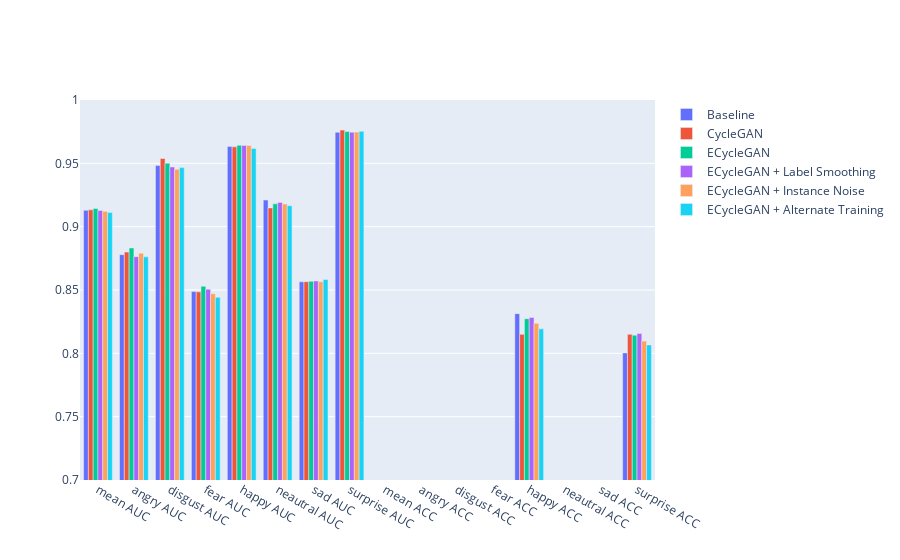

This figure's notebook cell:
### Code cell
methods =list(methods_names.values())
metrics = stored_df.columns
data = []
for i,m in enumerate(methods):
    data.append(go.Bar(name=m, x=metrics, y = filtered_df.loc[list(methods_names.keys())[i]].values))

fig = go.Figure(data=data)
# Change the bar mode
fig.update_layout(barmode='group',yaxis_range = [0.70, 1.0])
fig.show()

### Figure 1 — Plotly figure (JSON) as saved in the notebook; plotly's stock layout.template omitted (floating-point values rounded to 4 significant figures)
{"data": [{"name": "Baseline", "type": "bar", "x": ["mean AUC", "angry AUC", "disgust AUC", "fear AUC", "happy AUC", "neautral AUC", "sad AUC", "surprise AUC", "mean ACC", "angry ACC", "disgust ACC", "fear ACC", "happy ACC", "neautral ACC", "sad ACC", "surprise ACC"], "y": [0.9129, 0.8779, 0.9483, 0.8487, 0.9634, 0.921, 0.8565, 0.9745, 0.6387, 0.5577, 0.5427, 0.4837, 0.8313, 0.6613, 0.5937, 0.8003]}, {"name": "CycleGAN", "type": "bar", "x": ["mean AUC", "angry AUC", "disgust AUC", "fear AUC", "happy AUC", "neautral AUC", "sad AUC", "surprise AUC", "mean ACC", "angry ACC", "disgust ACC", "fear ACC", "happy ACC", "neautral ACC", "sad ACC", "surprise ACC"], "y": [0.9133, 0.8799, 0.9538, 0.8485, 0.963, 0.9148, 0.8566, 0.9763, 0.6364, 0.5547, 0.5753, 0.463, 0.815, 0.651, 0.5807, 0.815]}, {"name": "ECycleGAN", "type": "bar", "x": ["mean AUC", "angry AUC", "disgust AUC", "fear AUC", "happy AUC", "neautral AUC", "sad AUC", "surprise AUC", "mean ACC", "angry ACC", "disgust ACC", "fear ACC", "happy ACC", "neautral ACC", "sad ACC", "surprise ACC"], "y": [0.9144, 0.8832, 0.9501, 0.8529, 0.9643, 0.918, 0.8569, 0.975, 0.6451, 0.5677, 0.5827, 0.4723, 0.8273, 0.6593, 0.5923, 0.8143]}, {"name": "ECycleGAN + Label Smoothing", "type": "bar", "x": ["mean AUC", "angry AUC", "disgust AUC", "fear AUC", "happy AUC", "neautral AUC", "sad AUC", "surprise AUC", "mean ACC", "angry ACC", "disgust ACC", "fear ACC", "happy ACC", "neautral ACC", "sad ACC", "surprise ACC"], "y": [0.9127, 0.8763, 0.9471, 0.8506, 0.9641, 0.9191, 0.8572, 0.9746, 0.64, 0.547, 0.5717, 0.4687, 0.8283, 0.6593, 0.589, 0.8157]}, {"name": "ECycleGAN + Instance Noise", "type": "bar", "x": ["mean AUC", "angry AUC", "disgust AUC", "fear AUC", "happy AUC", "neautral AUC", "sad AUC", "surprise AUC", "mean ACC", "angry ACC", "disgust ACC", "fear ACC", "happy ACC", "neautral ACC", "sad ACC", "surprise ACC"], "y": [0.9121, 0.8791, 0.9453, 0.8471, 0.9641, 0.9178, 0.8565, 0.9747, 0.6388, 0.5617, 0.5567, 0.4773, 0.8237, 0.655, 0.5877, 0.8097]}, {"name": "ECycleGAN + Alternate Training", "type": "bar", "x": ["mean AUC", "angry AUC", "disgust AUC", "fear AUC", "happy AUC", "neautral AUC", "sad AUC", "surprise AUC", "mean ACC", "angry ACC", "disgust ACC", "fear ACC", "happy ACC", "neautral ACC", "sad ACC", "surprise ACC"], "y": [0.9113, 0.8762, 0.9466, 0.8442, 0.9618, 0.9166, 0.8583, 0.9753, 0.6365, 0.5483, 0.568, 0.475, 0.8193, 0.651, 0.5873, 0.8067]}], "layout": {"barmode": "group", "yaxis": {"range": [0.7, 1]}}}
